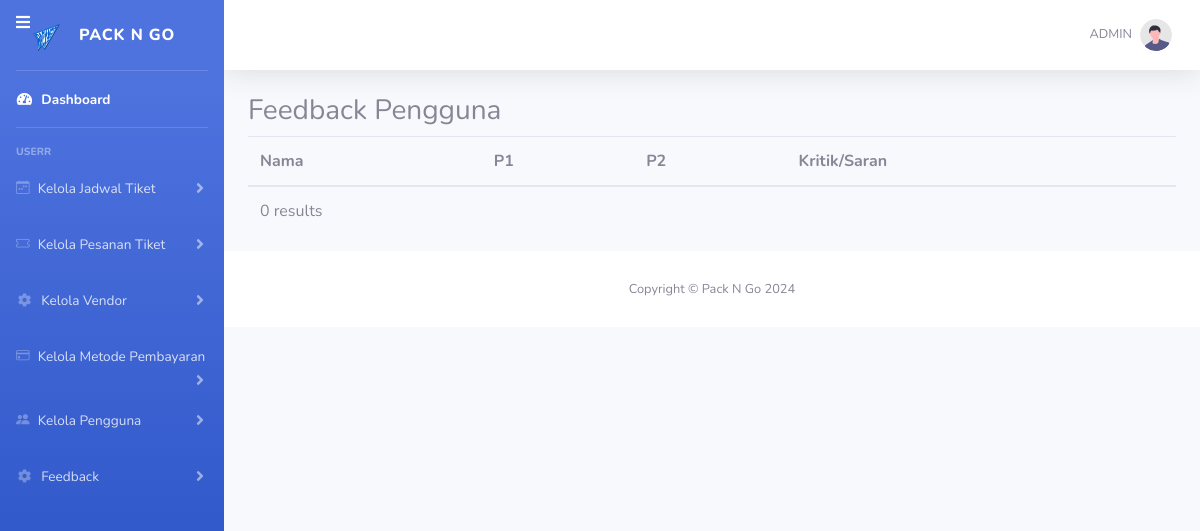
Page /startbootstrap-sb-admin-2-gh-pages/feedbaackadm.php on the earlier database version.
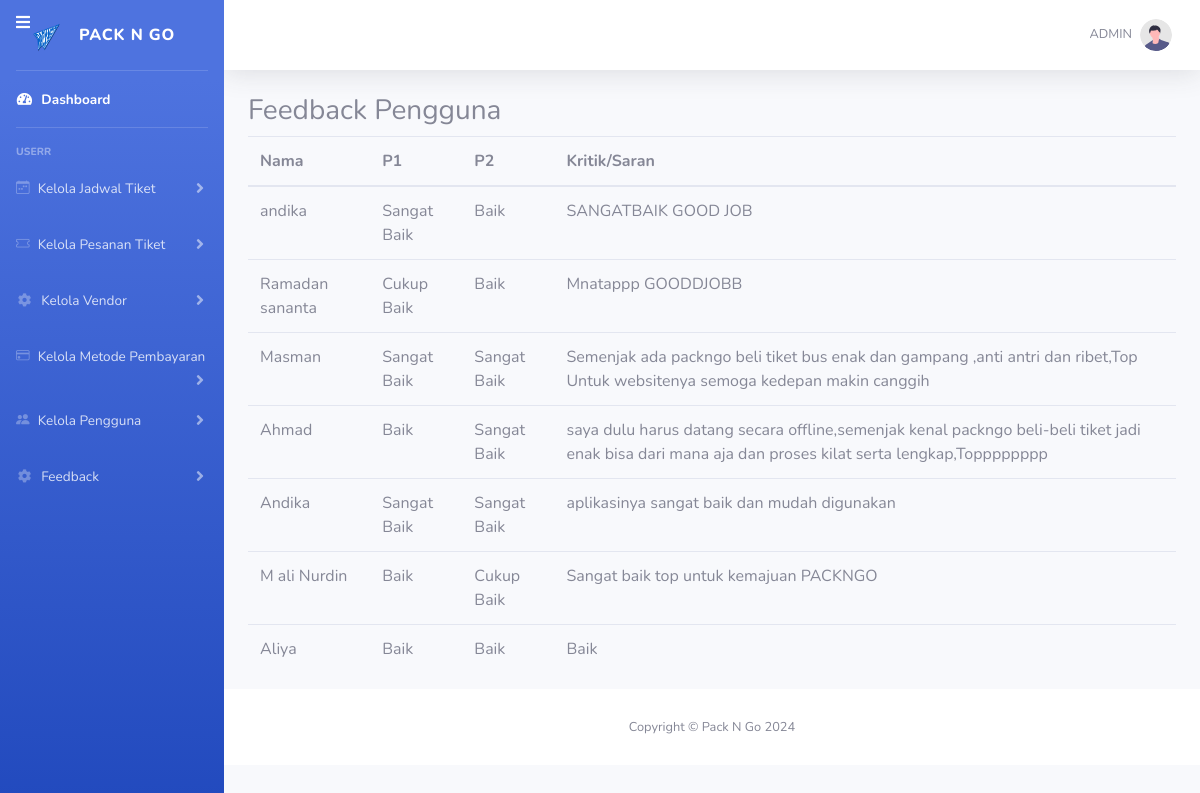
Same page on the later database version.
### tables this page shows
CREATE TABLE `feedback` (
  `nama` varchar(255) NOT NULL,
  `p1` varchar(25) NOT NULL,
  `p2` varchar(25) NOT NULL,
  `saran` longtext NOT NULL,
  `id_feedback` int(11) NOT NULL
);

### startbootstrap-sb-admin-2-gh-pages/feedbaackadm.php (the view, shortened to what this page needs)
<!DOCTYPE html>
<html lang="en">
<head>
    <link href="vendor/fontawesome-free/css/all.min.css" rel="stylesheet" type="text/css">
        <link rel="stylesheet" href="https://cdn.jsdelivr.net/npm/bootstrap-icons@1.11.3/font/bootstrap-icons.min.css">
    <link href="css/sb-admin-2.min.css" rel="stylesheet">
</head>
<body id="page-top">
    <div id="wrapper">
        <ul class="navbar-nav bg-gradient-primary sidebar sidebar-dark accordion" id="accordionSidebar">
            <button class="sidebar-toggler">
                <i class="fas fa-bars"></i>
            </button>
            <a class="sidebar-brand d-flex align-items-center justify-content-center" href="dashboard.php">
               <img src="PACKNGO.png" width="30px" height="50px">
                <div class="sidebar-brand-text mx-3">PACK N GO</div>
            </a>
            <hr class="sidebar-divider my-0">
            <li class="nav-item active">
                <a class="nav-link" href="dashboard.php">
                    <i class="fas fa-fw fa-tachometer-alt"></i>
                    <span>Dashboard</span></a>
            </li>
            <hr class="sidebar-divider">
            <div class="sidebar-heading">
                Userr
            </div>
<li class="nav-item">
    <a class="nav-link collapsed" href="#" data-toggle="collapse" data-target="#collapseJadwal" aria-expanded="true" aria-controls="collapseJadwal">
        <i class="bi bi-calendar-week"></i>
        <span>Kelola Jadwal Tiket</span>
    </a>
</li>
<li class="nav-item">
    <a class="nav-link collapsed" href="#" data-toggle="collapse" data-target="#collapsePesanan" aria-expanded="true" aria-controls="collapsePesanan">
        <i class="bi bi-ticket"></i>
        <span>Kelola Pesanan Tiket</span>
    </a>
</li>
<li class="nav-item">
    <a class="nav-link collapsed" href="#" data-toggle="collapse" data-target="#collapseVendor" aria-expanded="true" aria-controls="collapseVendor">
        <i class="fas fa-fw fa-cog"></i>
        <span>Kelola Vendor</span>
    </a>
</li>
<li class="nav-item">
    <a class="nav-link collapsed" href="#" data-toggle="collapse" data-target="#collapsePembayaran" aria-expanded="true" aria-controls="collapsePembayaran">
        <i class="bi bi-credit-card"></i>
        <span>Kelola Metode Pembayaran</span>
    </a>
</li>
<li class="nav-item">
    <a class="nav-link collapsed" href="#" data-toggle="collapse" data-target="#collapsePengguna" aria-expanded="true" aria-controls="collapsePengguna">
        <i class="bi bi-people-fill"></i>
        <span>Kelola Pengguna</span>
    </a>
</li>
<li class="nav-item">
    <a class="nav-link collapsed" href="#" data-toggle="collapse" data-target="#collapseFeedback" aria-expanded="true" aria-controls="collapseFeedback">
        <i class="fas fa-fw fa-cog"></i>
        <span>Feedback</span>
    </a>
</li>
</ul>
        <div id="content-wrapper" class="d-flex flex-column">
            <div id="content">
                <nav class="navbar navbar-expand navbar-light bg-white topbar mb-4 static-top shadow">
                    <ul class="navbar-nav ml-auto">
                        <li class="nav-item dropdown no-arrow d-sm-none">
                        <li class="nav-item dropdown no-arrow">
                            <a class="nav-link dropdown-toggle" href="#" id="userDropdown" role="button"
                                data-toggle="dropdown" aria-haspopup="true" aria-expanded="false">
                                <span class="mr-2 d-none d-lg-inline text-gray-600 small">ADMIN</span>
                                <img class="img-profile rounded-circle"
                                    src="img/undraw_profile.svg">
                            </a>
                        </li>
                    </ul>
                </nav>
                <div class="container-fluid">
<h3>Feedback Pengguna</h3>
<div class="table-responsive">
        <table class="table">
    <thead>
        <tr>
            <th>Nama</th>
            <th>P1</th>
            <th>P2</th>
            <th>Kritik/Saran</th>
        </tr>
    </thead>
    <tbody>
        <?php
        include 'koneksi.php';
        $query = "SELECT* FROM feedback;";
        $result = mysqli_query($conn, $query);
        if (mysqli_num_rows($result) > 0) {
            while($row = mysqli_fetch_assoc($result)) {
                echo "<tr>";
                echo "<td>" . $row["nama"] . "</td>";
                echo "<td>" . $row["p1"] . "</td>";
                echo "<td>" . $row["p2"] . "</td>";
                echo "<td>" . $row["saran"] . "</td>";
                echo "</tr>";
            }
        } else {
            echo "<tr><td colspan='5'>0 results</td></tr>";
        }
        ?>
    </tbody>
</table>
    </div>
            </div>
            <footer class="sticky-footer bg-white">
                <div class="container my-auto">
                    <div class="copyright text-center my-auto">
                        <span>Copyright &copy; Pack N Go 2024</span>
                    </div>
                </div>
            </footer>
        </div>
    </div>
</body>
</html>

Differences in the rows shown:
added feedback: nama "andika", p1 "Sangat Baik", p2 "Baik", saran "SANGATBAIK GOOD JOB"
added feedback: nama "Ramadan sananta", p1 "Cukup Baik", p2 "Baik", saran "Mnatappp GOODDJOBB"
added feedback: nama "Masman", p1 "Sangat Baik", p2 "Sangat Baik", saran "Semenjak ada packngo beli tiket bus enak dan gampang ,anti antri dan ribet,Top Untuk websitenya semoga kedepan makin canggih"
added feedback: nama "Ahmad", p1 "Baik", p2 "Sangat Baik", saran "saya dulu harus datang secara offline,semenjak kenal packngo beli-beli tiket jadi enak bisa dari mana aja dan proses kilat serta lengkap,Topppppppp"
added feedback: nama "Andika", p1 "Sangat Baik", p2 "Sangat Baik", saran "aplikasinya sangat baik dan mudah digunakan"
added feedback: nama "M ali Nurdin", p1 "Baik", p2 "Cukup Baik", saran "Sangat baik top untuk kemajuan PACKNGO"
added feedback: nama "Aliya", p1 "Baik", p2 "Baik", saran "Baik"
Other differences:
text no longer shown: "0 results"
